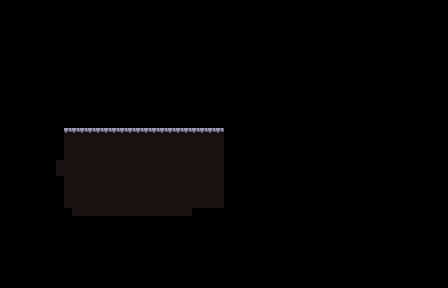

The image is a tile-based game level rendered from a .tmx file. Its description and source (layers, tilesets, objects; grid data summarised) follow:
An orthogonal 56x36 tile map with 8x8 px tiles, 4 tile layers (water_bg, walls, base, water) and 7 objects.

<map version="1.2" tiledversion="1.2.1" orientation="orthogonal" renderorder="right-down" width="56" height="36" tilewidth="8" tileheight="8" infinite="0" nextlayerid="21" nextobjectid="8">
 <properties>
  <property name="inside" value="true" />
  <property name="name" value="Second Stratum: Crystal Cavern" />
  <property name="season" value="fall" />
 </properties>
 <tileset firstgid="1" name="updtileset" tilewidth="8" tileheight="8" spacing="2" margin="1" tilecount="280" columns="10">
  <image source="updtileset.png" trans="ff00ff" width="100" height="288" />
 </tileset>
 <layer id="11" name="water_bg" width="56" height="36">
  <data>[2016 cells, 0 non-empty, 0 distinct tile ids]</data>
 </layer>
 <layer id="12" name="walls" width="56" height="36">
  <data>[2016 cells, 0 non-empty, 0 distinct tile ids]</data>
 </layer>
 <layer id="13" name="base" width="56" height="36">
  <data>[2016 cells, 217 non-empty, 2 distinct tile ids]</data>
 </layer>
 <layer id="14" name="water" width="56" height="36">
  <data>[2016 cells, 0 non-empty, 0 distinct tile ids]</data>
 </layer>
 <objectgroup id="19" name="pathing" />
 <objectgroup id="18" name="subareas" visible="0">
  <object id="5" x="0" y="0" width="448" height="288">
   <properties>
    <property name="name" value="s2" />
   </properties>
  </object>
 </objectgroup>
 <objectgroup id="7" name="fishingzones" visible="0" />
 <objectgroup id="8" name="transitions">
  <object id="3" x="216" y="8" width="8" height="120">
   <properties>
    <property name="animation" value="up" />
    <property name="areaSpawn" value="SPs3entrance" />
    <property name="areaTo" value="S3" />
    <property name="automatic" value="yes" />
   </properties>
  </object>
  <object id="4" x="55.75" y="8" width="16.25" height="131.25">
   <properties>
    <property name="animation" value="down" />
    <property name="areaSpawn" value="SPs1exit" />
    <property name="areaTo" value="S1" />
    <property name="automatic" value="yes" />
   </properties>
  </object>
 </objectgroup>
 <objectgroup id="20" name="sounds" />
 <objectgroup id="15" name="zones" visible="0" />
 <objectgroup id="16" name="cutscenes" visible="0" />
 <objectgroup id="9" name="spawnzones" visible="0" />
 <objectgroup id="10" name="entity" visible="0" />
 <objectgroup id="6" name="waypoints">
  <object id="1" x="96" y="128">
   <properties>
    <property name="name" value="SPs2entrance" />
   </properties>
   <point />
  </object>
  <object id="2" x="200" y="128">
   <properties>
    <property name="name" value="SPs2exit" />
   </properties>
   <point />
  </object>
  <object id="6" x="225" y="128">
   <properties>
    <property name="name" value="TRs2exit" />
   </properties>
   <point />
  </object>
  <object id="7" x="64" y="128">
   <properties>
    <property name="name" value="TRs2entrance" />
   </properties>
   <point />
  </object>
 </objectgroup>
</map>
